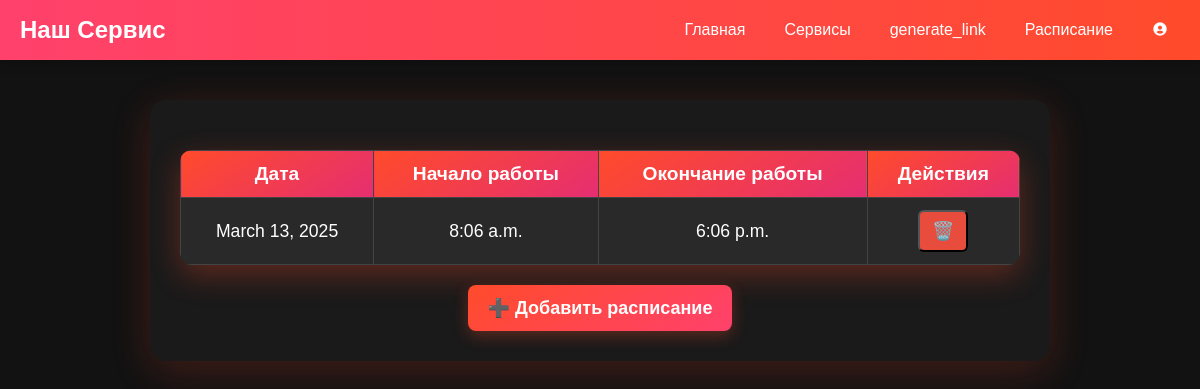
/services/schedule/ (signed in), run on an earlier commit of the app's database.
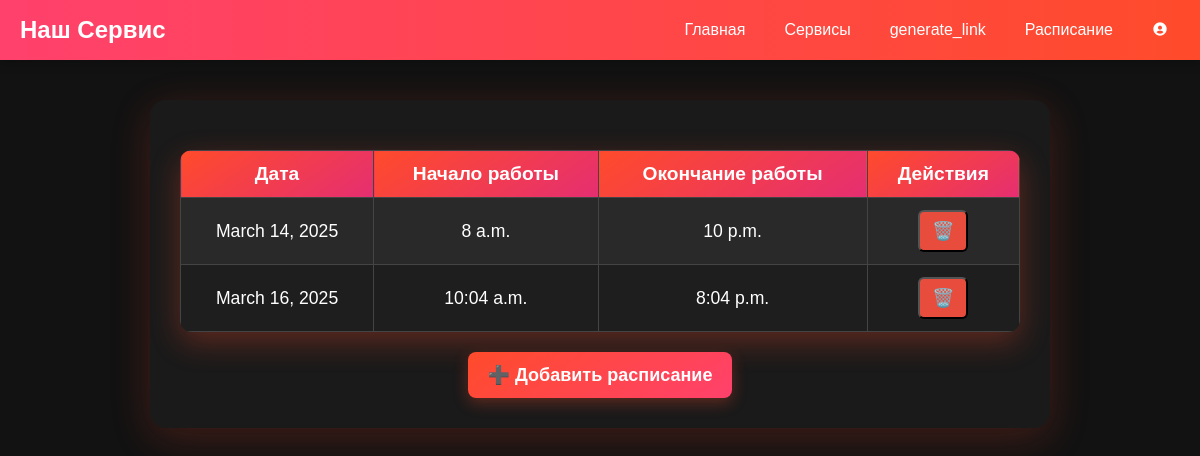
And on a later commit of the database.
### services/models.py (models this page shows, shortened)
class WorkSchedule(models.Model):
    user = models.ForeignKey(User, on_delete=models.CASCADE)
    schedule_date = models.DateField()
    start_time = models.TimeField()
    end_time = models.TimeField()
    is_available = models.BooleanField(default=False)
    class Meta:
        verbose_name = "Work Schedule"
        verbose_name_plural = "Work Schedules"
        ordering = ["schedule_date", "start_time"]

### services/views.py (the view)
# urls.py: path("schedule/", WorkScheduleListView.as_view(), name="schedule_list"),
class WorkScheduleListView(LoginRequiredMixin, ListView):
    model = WorkSchedule
    template_name = "services/schedule_list.html"
    context_object_name = "schedules"
    def get_queryset(self):
        return WorkSchedule.objects.filter(user=self.request.user)  # Фильтр по текущему пользователю

### services/templates/services/workschedule_list.html (shortened to what this page needs)
{% extends "main_page/base.html" %}
{% load static %}
{% block extra_css %}
    <link rel="stylesheet" href="{% static 'services/css/work_schedule_list.css' %}">
{% endblock %}
{% block body %}
    {% include "main_page/base.html" %}
    <div class="schedule-list-container">
        {% if schedules %}
            <table class="schedule-table">
                <thead>
                    <tr>
                        <th>Дата</th>
                        <th>Начало работы</th>
                        <th>Окончание работы</th>
                        <th>Действия</th>
                    </tr>
                </thead>
                <tbody>
                    {% for schedule in schedules %}
                        <tr id="schedule-{{ schedule.id }}">
                            <td>{{ schedule.schedule_date }}</td>
                            <td>{{ schedule.start_time }}</td>
                            <td>{{ schedule.end_time }}</td>
                            <td>
                                {% if user.is_staff %}
                                    <form method="POST" action="{% url 'service:schedule_delete' schedule.id %}">
                                        <button type="submit" class="delete-btn">🗑️</button>
                                    </form>
                                {% endif %}
                            </td>
                        </tr>
                    {% endfor %}
                </tbody>
            </table>
        {% else %}
            <p class="no-schedule-msg">У вас пока нет расписания.</p>
        {% endif %}
        {% if user.is_staff %}
            <div class="add-schedule-container">
                <a href="{% url 'service:schedule_add' %}" class="add-schedule-btn">➕ Добавить расписание</a>
            </div>
        {% endif %}
    </div>
{% endblock %}

What changed in the data, as far as the page shows it:
removed WorkSchedule: schedule_date "March 13, 2025", start_time "8:06 a.m.", end_time "6:06 p.m."
added WorkSchedule: schedule_date "March 14, 2025", start_time "8 a.m.", end_time "10 p.m."
added WorkSchedule: schedule_date "March 16, 2025", start_time "10:04 a.m.", end_time "8:04 p.m."
